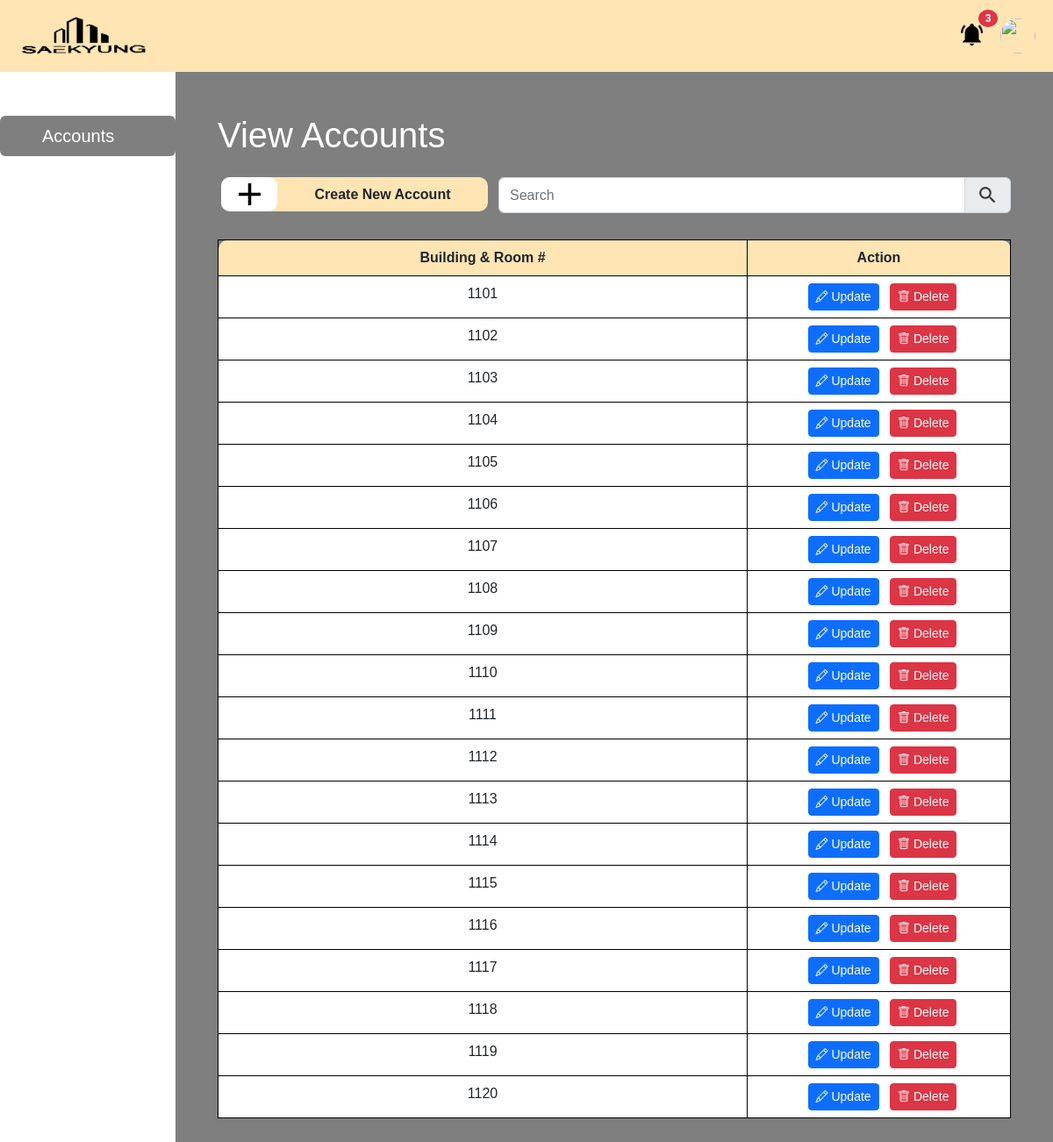
The app's page /FrontEnd/systemadmin/accounts.php with its own data.
### tables this page shows
CREATE TABLE `accounts` (
  `accountID` int(11) NOT NULL,
  `userID` varchar(20) NOT NULL,
  `password` varchar(50) NOT NULL,
  `defaultPass` varchar(100) NOT NULL,
  `firstname` varchar(100) NOT NULL,
  `lastname` varchar(100) NOT NULL,
  `img` varchar(255) NOT NULL DEFAULT '../../FrontEnd/_assets/images/profile.png',
  `usertype` varchar(100) NOT NULL DEFAULT 'user'
);

### FrontEnd/systemadmin/accounts.php (the view, shortened to what this page needs)
<?php
include '../../BackEnd/database/config.php';
$searchResult = "";
?>
<!DOCTYPE html>
<html lang="en">
<head>
  <link rel="stylesheet" href="https://cdn.jsdelivr.net/npm/bootstrap-icons@1.9.1/font/bootstrap-icons.css">
  <link rel="stylesheet" href="../_assets/css/bootstrap.css">
  <link rel="stylesheet" href="../_assets/css/custom.css">
</head>
<body style="background-image:url(../_assets/images/resident.png); background-repeat: no-repeat; background-size: cover; background-position:center; height:100%;">
  <nav class="navbar navbar-expand-md px-2 bg-inner">
    <div class="container-fluid">
      <a href="home2.php" class="navbar-brand"><img src="../_assets/images/FINAL LOGO.png" alt="LOGO" class="img-fluid position-relative" width=150; style="top:3px;"></a>
      <?php
      $selectnotif = mysqli_query($conn, "SELECT * FROM notifications WHERE status = 0");
      $count = mysqli_num_rows($selectnotif);
      ?>
      <div class="d-flex flex-row gap-2">
        <div class="dropdown position-relative p-0 m-0">
          <button type="button" class="btn btn-link border-0 mx-auto text-decoration-none" data-bs-toggle="dropdown"><img src="../_assets/images/bell.png" class="img-fluid" width="25">
            <?php
            if ($count == 0) {
            } else {
              echo '<span class="badge bg-danger rounded-circle" style="position: absolute; top:-10px; left:2rem;">';
              echo $count;
            }
            ?>
          </button>
        </div>
        <?php
        $select = mysqli_query($conn, "SELECT * FROM accounts WHERE userID = '$userID' limit 1");
        $row = mysqli_fetch_array($select);
        $img = $row['img'];
        ?>
        <div class="dropdown">
          <button type="button" class="btn btn-link border-0 mx-auto text-decoration-none p-0" data-bs-toggle="dropdown"><img src="<?php echo $img; ?>" class="img-fluid rounded-pill" width="40" style="height:40px;">
          </button>
        </div>
      </div>
    </div>
  </nav>
  <div class="container-fluid">
    <div class="row">
      <div class="col-md-3 col-lg-2 p-0 bg-transparent">
        <nav class="nav nav-pills flex-column fs-5 gap-1 p-0">
          <a href="home2.php" class="nav-link text-white ps-5">Dashboard</a>
          <a href="accounts.php" class="nav-link text-white ps-5 active">Accounts</a>
          <a href="services.php" class="nav-link text-white ps-5">Services</a>
          <a href="requests.php" class="nav-link text-white ps-5">Requests</a>
        </nav>
      </div>
      <div class="col-md-9 col-lg-10 bg-inner3 p-md-5" style="height: 100%; overflow:auto">
        <h1 class="text-white mb-4">View Accounts</h1>
        <div class="row justify-content-between ps-3">
          <div class="col-md-5 mb-3 col-lg-4 d-flex flex-row p-0 align-items-center justify-content-between" style="background-color: #FFE5B4; border-radius:10px;">
            <button type="button" class="btn bg-white h-100" style="border-radius: 10px; width:4rem;" data-bs-toggle="modal" data-bs-target="#newAccount">
              <img src="../_assets/images/add.png" alt="add" class="img-fluid" width="25">
            </button>
            <p class="d-inline m-0 mx-auto fw-bold text-nowrap justify-content-center">Create New Account</p>
          </div>
          <div class="col-md-7 col-lg-8">
            <form class="d-flex" method="POST" action="accounts.php">
              <div class="input-group">
                <input class="form-control" type="search" placeholder="Search" aria-label="Search" name="searchInput">
                <span class="input-group-text">
                  <button class="btn btn-sm input-group-text w-100 h-100 p-0 m-0" style="border-radius:10px;" type="submit" name="search">
                    <img src="../_assets/images/Search.png" alt="search" class="img-fluid p-0 m-0" width="25">
                  </button>
                </span>
              </div>
            </form>
          </div>
        </div>
        <div class="table-responsive-sm mt-3">
          <table class="table table-hover table-bordered text-center" style="border-color: black;">
            <thead style="background-color: #FFE5B4; border-radius: 10px;">
              <tr>
                <th style="border-radius:10px 0px 0 0px;">Building & Room #</th>
                <th style="border-radius: 0 10px 0px 0">Action</th>
              </tr>
            </thead>
            <tbody class="bg-white">
              <?php
              if (!$searchResult) {
                $selectUser = mysqli_query($conn, "SELECT * FROM accounts");
                $count = 0;
                while ($count < 20 && $row = mysqli_fetch_assoc($selectUser)) {
                  $accountID = $row['accountID'];
              ?>
                  <tr>
                    <td><?php echo $row['userID']; ?></td>
                    <td style="width: 25vw;">
                      <div class="btn-group">
                        <form action="../../BackEnd/database/delete.php?accID=<?php echo $accountID; ?>" method="POST">
                          <button type="button" class="btn btn-primary btn-sm mx-2" data-bs-toggle="modal" data-bs-target="#updateModal<?php echo $accountID; ?>"><i class="bi bi-pencil"></i>
                            Update</button>
                          <button class="btn btn-danger btn-sm" id="deleteBtn" name="deleteAccount"><i class="bi bi-trash"></i>
                            Delete</button>
                        </form>
                      </div>
                    </td>
                  </tr>
                <?php
                  $count++;
                }
              }
              ?>
            </tbody>
          </table>
        </div>
      </div>
    </div>
  </div>
</body>
</html>

### FrontEnd/_assets/css/custom.css (style rules this page uses)
body,html { width: 100%; height: 100%; overflow: auto; }
* { font-family: 'Montserrat', sans-serif; box-sizing: border-box; }
span { color: #777; font-size: 12px; padding-top: 14px; padding-left: 1rem; }
.bg-inner { background-color: #FFE5B4; }
.bg-inner3 { background: rgba(0, 0, 0, 0.5); }
.nav-link.active { background-color: rgba(0, 0, 0, 0.5) !important; }

### records on screen
accounts: userID "1101"
accounts: userID "1102"
accounts: userID "1103"
accounts: userID "1104"
accounts: userID "1105"
accounts: userID "1106"
accounts: userID "1107"
accounts: userID "1108"
accounts: userID "1109"
accounts: userID "1110"
accounts: userID "1111"
accounts: userID "1112"
accounts: userID "1113"
accounts: userID "1114"
accounts: userID "1115"
accounts: userID "1116"
accounts: userID "1117"
accounts: userID "1118"
accounts: userID "1119"
accounts: userID "1120"

### other values on screen
$count "3"
